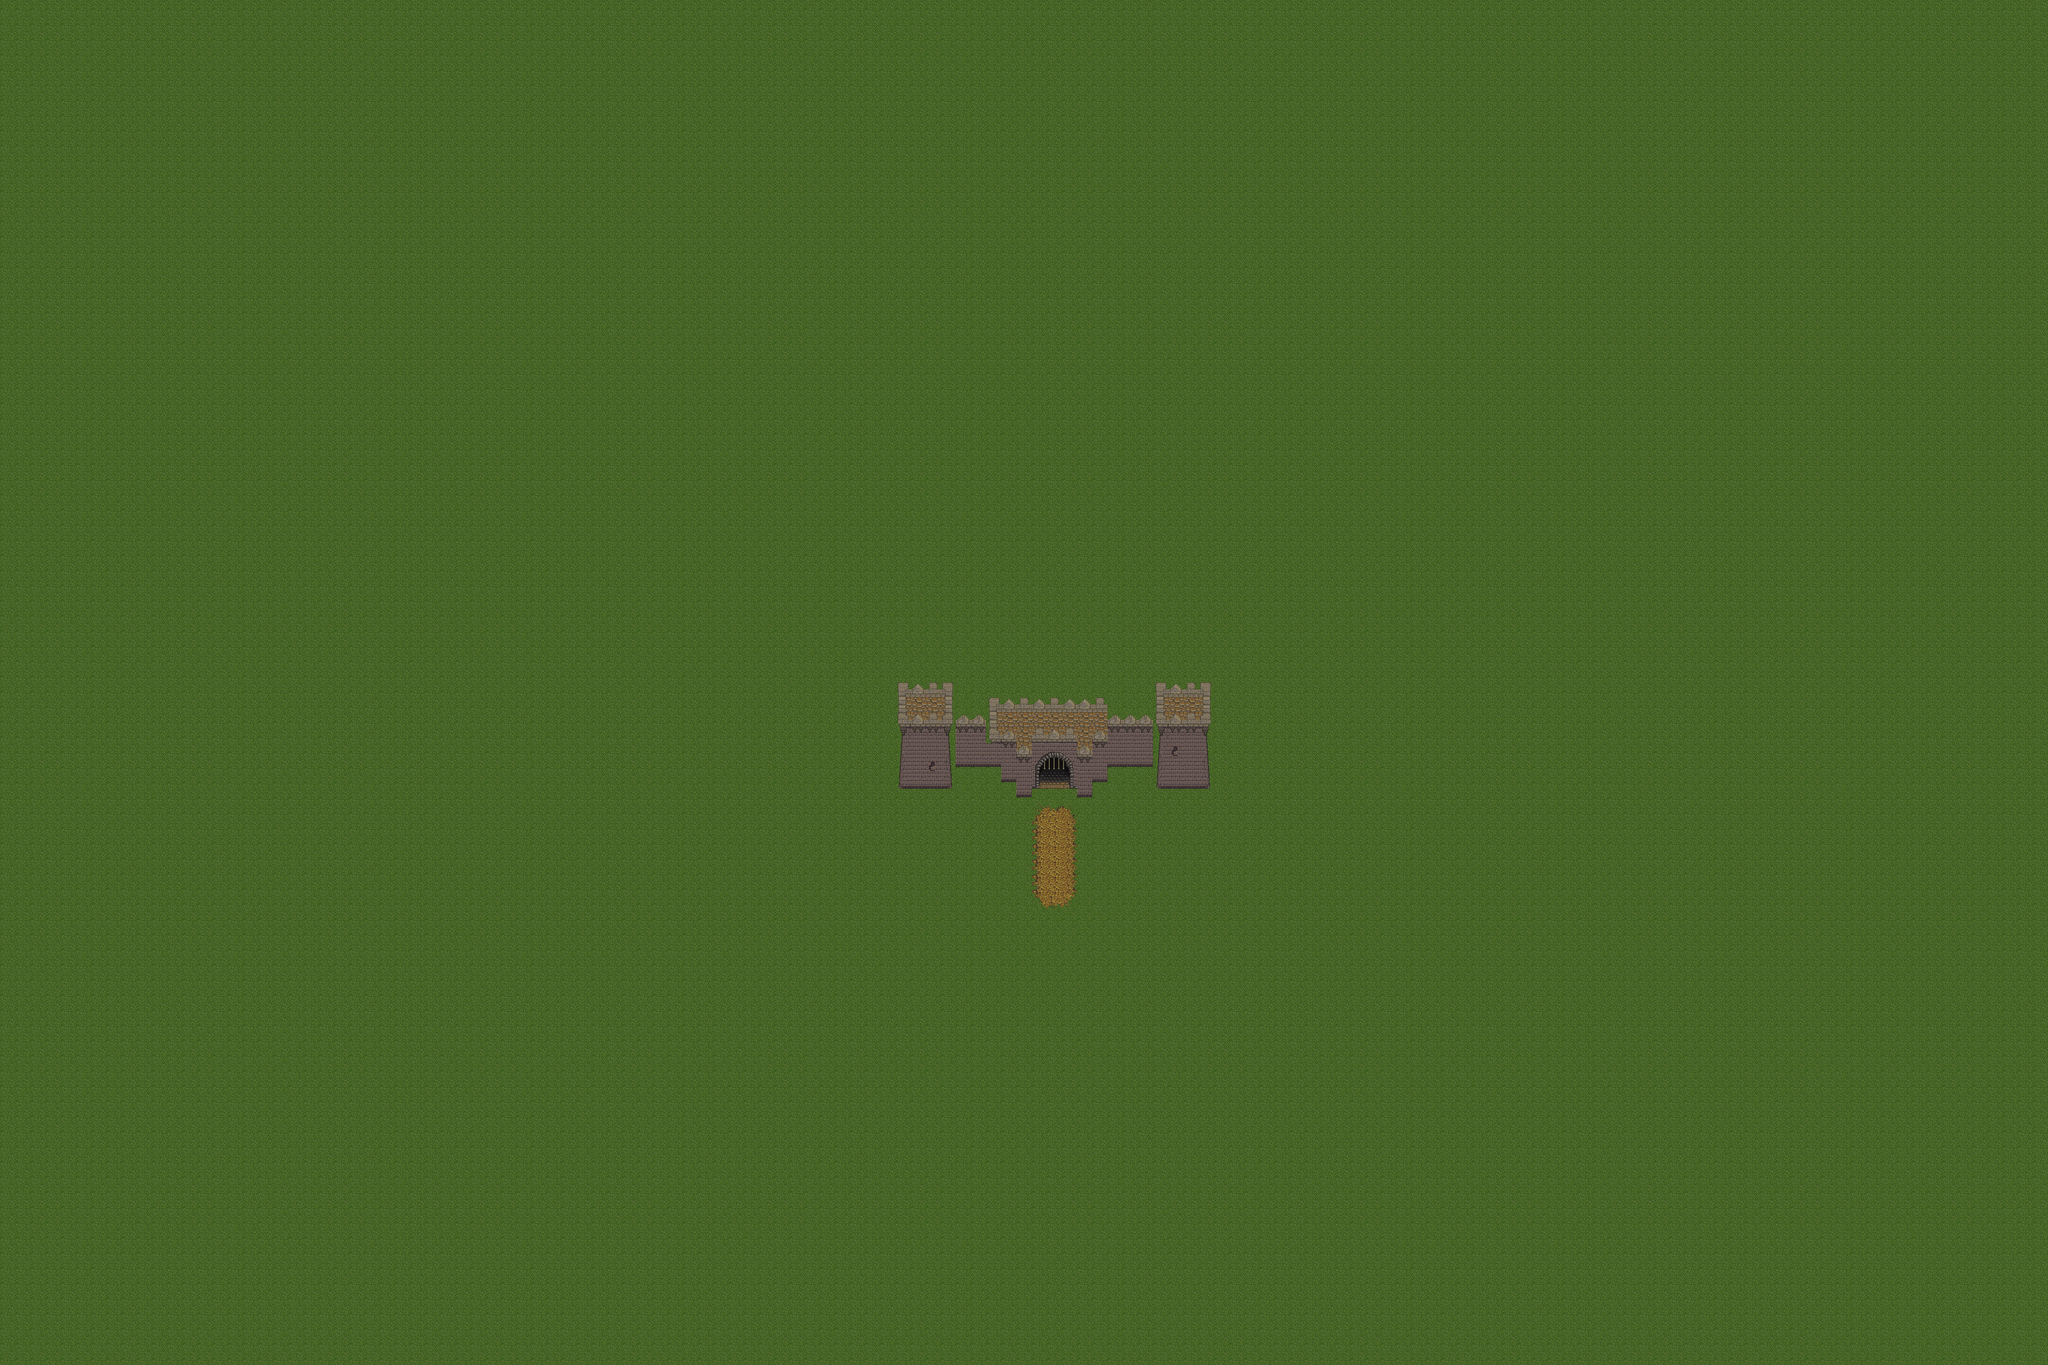

A 2D game scene composited from a Tiled map and its tileset images. What follows is a short description and the map's XML, with each tile layer's data collapsed to a summary:
An orthogonal 135x90 tile map with 32x32 px tiles, 4 tile layers (Ground, Roads, Castle, Decoration), 2 tilesets.

<map version="1.2" tiledversion="1.2.1" orientation="orthogonal" renderorder="right-down" width="135" height="90" tilewidth="32" tileheight="32" infinite="0" nextlayerid="5" nextobjectid="1">
 <tileset firstgid="1" source="wood_tileset.tsx" />
 <tileset firstgid="257" source="Castle2.tsx" />
 <layer id="1" name="Ground" width="135" height="90">
  <data>[12150 cells, 12150 non-empty, 11 distinct tile ids]</data>
 </layer>
 <layer id="4" name="Roads" width="135" height="90">
  <data>[12150 cells, 21 non-empty, 9 distinct tile ids]</data>
 </layer>
 <layer id="2" name="Castle" width="135" height="90">
  <data>[12150 cells, 123 non-empty, 41 distinct tile ids]</data>
 </layer>
 <layer id="3" name="Decoration" width="135" height="90">
  <data>[12150 cells, 0 non-empty, 0 distinct tile ids]</data>
 </layer>
</map>
